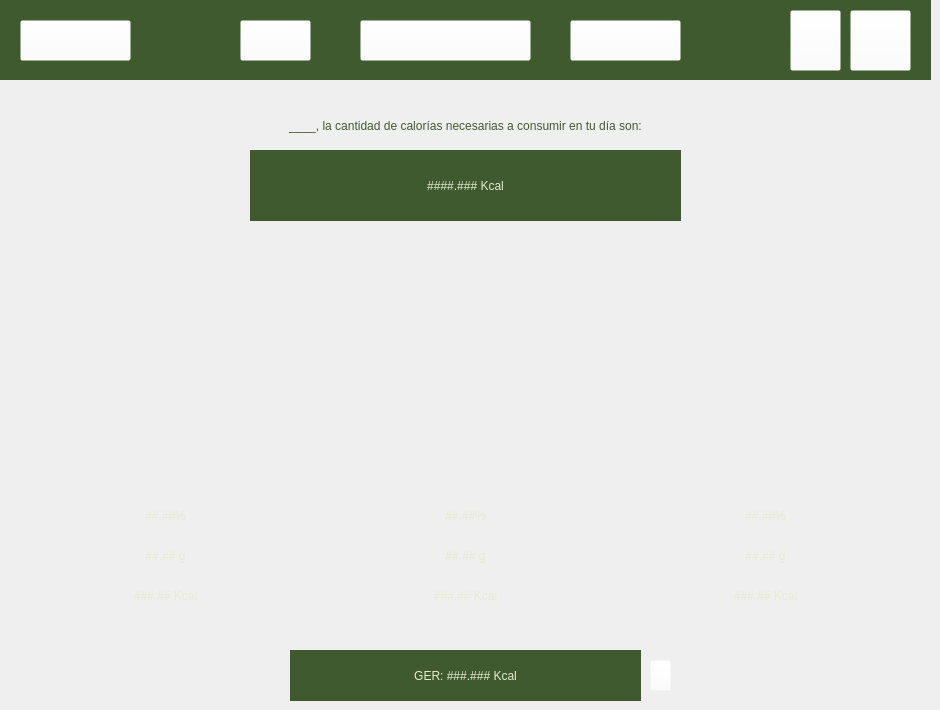
    <widget class="QWidget" name="page_4">
     <widget class="QWidget" name="widget_6" native="true">
      <property name="geometry">
       <rect>
        <x>0</x>
        <y>0</y>
        <width>931</width>
        <height>80</height>
       </rect>
      </property>
      <property name="styleSheet">
       <string notr="true">background-color: rgb(64, 90, 47);</string>
      </property>
      <widget class="QLabel" name="label_20">
       <property name="geometry">
        <rect>
         <x>240</x>
         <y>20</y>
         <width>71</width>
         <height>41</height>
        </rect>
       </property>
       <property name="text">
        <string/>
       </property>
       <property name="pixmap">
        <pixmap>imc_FotoN.png</pixmap>
       </property>
       <property name="scaledContents">
        <bool>true</bool>
       </property>
      </widget>
      <widget class="QPushButton" name="pushButton_perfil_2">
       <property name="geometry">
        <rect>
         <x>790</x>
         <y>10</y>
         <width>51</width>
         <height>61</height>
        </rect>
       </property>
       <property name="cursor">
        <cursorShape>PointingHandCursor</cursorShape>
       </property>
       <property name="styleSheet">
        <string notr="true">background-color: rgba(255, 255, 255, 0);</string>
       </property>
       <property name="text">
        <string/>
       </property>
       <property name="icon">
        <iconset>
         <normaloff>user.png</normaloff>user.png</iconset>
       </property>
       <property name="iconSize">
        <size>
         <width>50</width>
         <height>50</height>
        </size>
       </property>
      </widget>
      <widget class="QPushButton" name="pushButton_logout_2">
       <property name="geometry">
        <rect>
         <x>850</x>
         <y>10</y>
         <width>61</width>
         <height>61</height>
        </rect>
       </property>
       <property name="cursor">
        <cursorShape>PointingHandCursor</cursorShape>
       </property>
       <property name="styleSheet">
        <string notr="true">background-color: rgba(255, 255, 255, 0);</string>
       </property>
       <property name="text">
        <string/>
       </property>
       <property name="icon">
        <iconset>
         <normaloff>logout.png</normaloff>logout.png</iconset>
       </property>
       <property name="iconSize">
        <size>
         <width>50</width>
         <height>50</height>
        </size>
       </property>
      </widget>
      <widget class="QLabel" name="label_21">
       <property name="geometry">
        <rect>
         <x>20</x>
         <y>20</y>
         <width>111</width>
         <height>41</height>
        </rect>
       </property>
       <property name="text">
        <string/>
       </property>
       <property name="pixmap">
        <pixmap>ufit.png</pixmap>
       </property>
       <property name="scaledContents">
        <bool>true</bool>
       </property>
      </widget>
      <widget class="QLabel" name="label_22">
       <property name="geometry">
        <rect>
         <x>360</x>
         <y>20</y>
         <width>171</width>
         <height>41</height>
        </rect>
       </property>
       <property name="text">
        <string/>
       </property>
       <property name="pixmap">
        <pixmap>macros_foto.png</pixmap>
       </property>
       <property name="scaledContents">
        <bool>true</bool>
       </property>
      </widget>
      <widget class="QLabel" name="label_23">
       <property name="geometry">
        <rect>
         <x>570</x>
         <y>20</y>
         <width>111</width>
         <height>41</height>
        </rect>
       </property>
       <property name="text">
        <string/>
       </property>
       <property name="pixmap">
        <pixmap>mas_info.png</pixmap>
       </property>
       <property name="scaledContents">
        <bool>true</bool>
       </property>
      </widget>
      <widget class="QPushButton" name="pushButton_barra_imc_2">
       <property name="geometry">
        <rect>
         <x>240</x>
         <y>20</y>
         <width>71</width>
         <height>41</height>
        </rect>
       </property>
       <property name="cursor">
        <cursorShape>PointingHandCursor</cursorShape>
       </property>
       <property name="styleSheet">
        <string notr="true">background-color: rgba(255, 255, 255, 0);</string>
       </property>
       <property name="text">
        <string/>
       </property>
      </widget>
      <widget class="QPushButton" name="pushButton_barra_macros_2">
       <property name="geometry">
        <rect>
         <x>360</x>
         <y>20</y>
         <width>171</width>
         <height>41</height>
        </rect>
       </property>
       <property name="cursor">
        <cursorShape>PointingHandCursor</cursorShape>
       </property>
       <property name="styleSheet">
        <string notr="true">background-color: rgba(255, 255, 255, 0);</string>
       </property>
       <property name="text">
        <string/>
       </property>
      </widget>
      <widget class="QPushButton" name="pushButton_barra_info_2">
       <property name="geometry">
        <rect>
         <x>570</x>
         <y>20</y>
         <width>111</width>
         <height>41</height>
        </rect>
       </property>
       <property name="cursor">
        <cursorShape>PointingHandCursor</cursorShape>
       </property>
       <property name="styleSheet">
        <string notr="true">background-color: rgba(255, 255, 255, 0);</string>
       </property>
       <property name="text">
        <string/>
       </property>
      </widget>
      <widget class="QPushButton" name="pushButton_home_2">
       <property name="geometry">
        <rect>
         <x>20</x>
         <y>20</y>
         <width>111</width>
         <height>41</height>
        </rect>
       </property>
       <property name="cursor">
        <cursorShape>PointingHandCursor</cursorShape>
       </property>
       <property name="styleSheet">
        <string notr="true">background-color: rgba(255, 255, 255, 0);</string>
       </property>
       <property name="text">
        <string/>
       </property>
      </widget>
     </widget>
     <widget class="QLabel" name="label_cal_dia">
      <property name="geometry">
       <rect>
        <x>20</x>
        <y>100</y>
        <width>891</width>
        <height>51</height>
       </rect>
      </property>
      <property name="styleSheet">
       <string notr="true">color: rgb(64, 90, 47);

font: 25pt &quot;Arial Rounded MT Bold&quot;;</string>
      </property>
      <property name="text">
       <string>____, la cantidad de calorías necesarias a consumir en tu día son:</string>
      </property>
      <property name="alignment">
       <set>Qt::AlignCenter</set>
      </property>
     </widget>
     <widget class="QLabel" name="label_cal_dia_valor">
      <property name="geometry">
       <rect>
        <x>250</x>
        <y>150</y>
        <width>431</width>
        <height>71</height>
       </rect>
      </property>
      <property name="styleSheet">
       <string notr="true">color: rgb(231, 234, 210);
background-color: rgb(64, 90, 47);
font: 60pt &quot;Arial Rounded MT Bold&quot;;</string>
      </property>
      <property name="text">
       <string>####.### Kcal</string>
      </property>
      <property name="alignment">
       <set>Qt::AlignCenter</set>
      </property>
     </widget>
     <widget class="QLabel" name="label_49">
      <property name="geometry">
       <rect>
        <x>80</x>
        <y>260</y>
        <width>171</width>
        <height>171</height>
       </rect>
      </property>
      <property name="styleSheet">
       <string notr="true">background-color: rgba(255, 255, 255, 0);</string>
      </property>
      <property name="text">
       <string/>
      </property>
      <property name="pixmap">
       <pixmap>proteina_icon.png</pixmap>
      </property>
      <property name="scaledContents">
       <bool>true</bool>
      </property>
     </widget>
     <widget class="QLabel" name="label_50">
      <property name="geometry">
       <rect>
        <x>380</x>
        <y>260</y>
        <width>171</width>
        <height>171</height>
       </rect>
      </property>
      <property name="styleSheet">
       <string notr="true">background-color: rgba(255, 255, 255, 0);</string>
      </property>
      <property name="text">
       <string/>
      </property>
      <property name="pixmap">
       <pixmap>lipidos_icon.png</pixmap>
      </property>
      <property name="scaledContents">
       <bool>true</bool>
      </property>
     </widget>
     <widget class="QLabel" name="label_51">
      <property name="geometry">
       <rect>
        <x>680</x>
        <y>260</y>
        <width>171</width>
        <height>171</height>
       </rect>
      </property>
      <property name="styleSheet">
       <string notr="true">background-color: rgba(255, 255, 255, 0);</string>
      </property>
      <property name="text">
       <string/>
      </property>
      <property name="pixmap">
       <pixmap>carb_icon.png</pixmap>
      </property>
      <property name="scaledContents">
       <bool>true</bool>
      </property>
     </widget>
     <widget class="QLabel" name="label_proteinas_porcentaje">
      <property name="geometry">
       <rect>
        <x>90</x>
        <y>500</y>
        <width>151</width>
        <height>31</height>
       </rect>
      </property>
      <property name="styleSheet">
       <string notr="true">color: rgb(231, 234, 210);
font: 25pt &quot;Arial Rounded MT Bold&quot;;</string>
      </property>
      <property name="text">
       <string>##.##%</string>
      </property>
      <property name="alignment">
       <set>Qt::AlignCenter</set>
      </property>
     </widget>
     <widget class="QLabel" name="label_52">
      <property name="geometry">
       <rect>
        <x>60</x>
        <y>440</y>
        <width>211</width>
        <height>51</height>
       </rect>
      </property>
      <property name="text">
       <string/>
      </property>
      <property name="pixmap">
       <pixmap>proteina_texto.png</pixmap>
      </property>
      <property name="scaledContents">
       <bool>true</bool>
      </property>
     </widget>
     <widget class="QLabel" name="label_proteinas_gramos">
      <property name="geometry">
       <rect>
        <x>90</x>
        <y>540</y>
        <width>151</width>
        <height>31</height>
       </rect>
      </property>
      <property name="styleSheet">
       <string notr="true">color: rgb(231, 234, 210);
font: 25pt &quot;Arial Rounded MT Bold&quot;;</string>
      </property>
      <property name="text">
       <string>##.## g</string>
      </property>
      <property name="alignment">
       <set>Qt::AlignCenter</set>
      </property>
     </widget>
     <widget class="QLabel" name="label_proteinas_cal">
      <property name="geometry">
       <rect>
        <x>70</x>
        <y>580</y>
        <width>191</width>
        <height>31</height>
       </rect>
      </property>
      <property name="styleSheet">
       <string notr="true">color: rgb(231, 234, 210);
font: 25pt &quot;Arial Rounded MT Bold&quot;;</string>
      </property>
      <property name="text">
       <string>###.## Kcal</string>
      </property>
      <property name="alignment">
       <set>Qt::AlignCenter</set>
      </property>
     </widget>
     <widget class="QLabel" name="label_53">
      <property name="geometry">
       <rect>
        <x>310</x>
        <y>450</y>
        <width>311</width>
        <height>41</height>
       </rect>
      </property>
      <property name="text">
       <string/>
      </property>
      <property name="pixmap">
       <pixmap>carb_texto.png</pixmap>
      </property>
      <property name="scaledContents">
       <bool>true</bool>
      </property>
     </widget>
     <widget class="QLabel" name="label_carb_porcentaje">
      <property name="geometry">
       <rect>
        <x>390</x>
        <y>500</y>
        <width>151</width>
        <height>31</height>
       </rect>
      </property>
      <property name="styleSheet">
       <string notr="true">color: rgb(231, 234, 210);
font: 25pt &quot;Arial Rounded MT Bold&quot;;</string>
      </property>
      <property name="text">
       <string>##.##%</string>
      </property>
      <property name="alignment">
       <set>Qt::AlignCenter</set>
      </property>
     </widget>
     <widget class="QLabel" name="label_carb_gramos">
      <property name="geometry">
       <rect>
        <x>390</x>
        <y>540</y>
        <width>151</width>
        <height>31</height>
       </rect>
      </property>
      <property name="styleSheet">
       <string notr="true">color: rgb(231, 234, 210);
font: 25pt &quot;Arial Rounded MT Bold&quot;;</string>
      </property>
      <property name="text">
       <string>##.## g</string>
      </property>
      <property name="alignment">
       <set>Qt::AlignCenter</set>
      </property>
     </widget>
     <widget class="QLabel" name="label_carb_cal">
      <property name="geometry">
       <rect>
        <x>370</x>
        <y>580</y>
        <width>191</width>
        <height>31</height>
       </rect>
      </property>
      <property name="styleSheet">
       <string notr="true">color: rgb(231, 234, 210);
font: 25pt &quot;Arial Rounded MT Bold&quot;;</string>
      </property>
      <property name="text">
       <string>###.## Kcal</string>
      </property>
      <property name="alignment">
       <set>Qt::AlignCenter</set>
      </property>
     </widget>
     <widget class="QLabel" name="label_54">
      <property name="geometry">
       <rect>
        <x>680</x>
        <y>440</y>
        <width>171</width>
        <height>51</height>
       </rect>
      </property>
      <property name="text">
       <string/>
      </property>
      <property name="pixmap">
       <pixmap>lipidos_texto.png</pixmap>
      </property>
      <property name="scaledContents">
       <bool>true</bool>
      </property>
     </widget>
     <widget class="QLabel" name="label_lipidos_porcentaje">
      <property name="geometry">
       <rect>
        <x>690</x>
        <y>500</y>
        <width>151</width>
        <height>31</height>
       </rect>
      </property>
      <property name="styleSheet">
       <string notr="true">color: rgb(231, 234, 210);
font: 25pt &quot;Arial Rounded MT Bold&quot;;</string>
      </property>
      <property name="text">
       <string>##.##%</string>
      </property>
      <property name="alignment">
       <set>Qt::AlignCenter</set>
      </property>
     </widget>
     <widget class="QLabel" name="label_lipidos_gramos">
      <property name="geometry">
       <rect>
        <x>690</x>
        <y>540</y>
        <width>151</width>
        <height>31</height>
       </rect>
      </property>
      <property name="styleSheet">
       <string notr="true">color: rgb(231, 234, 210);
font: 25pt &quot;Arial Rounded MT Bold&quot;;</string>
      </property>
      <property name="text">
       <string>##.## g</string>
      </property>
      <property name="alignment">
       <set>Qt::AlignCenter</set>
      </property>
     </widget>
     <widget class="QLabel" name="label_lipidos_cal">
      <property name="geometry">
       <rect>
        <x>670</x>
        <y>580</y>
        <width>191</width>
        <height>31</height>
       </rect>
      </property>
      <property name="styleSheet">
       <string notr="true">color: rgb(231, 234, 210);
font: 25pt &quot;Arial Rounded MT Bold&quot;;</string>
      </property>
      <property name="text">
       <string>###.## Kcal</string>
      </property>
      <property name="alignment">
       <set>Qt::AlignCenter</set>
      </property>
     </widget>
     <widget class="QLabel" name="label_ger_valor">
      <property name="geometry">
       <rect>
        <x>290</x>
        <y>650</y>
        <width>351</width>
        <height>51</height>
       </rect>
      </property>
      <property name="styleSheet">
       <string notr="true">color: rgb(231, 234, 210);
background-color: rgb(64, 90, 47);
font: 30pt &quot;Arial Rounded MT Bold&quot;;</string>
      </property>
      <property name="text">
       <string>GER: ###.### Kcal</string>
      </property>
      <property name="alignment">
       <set>Qt::AlignCenter</set>
      </property>
     </widget>
     <widget class="QPushButton" name="pushButton_info_ger">
      <property name="geometry">
       <rect>
        <x>650</x>
        <y>660</y>
        <width>21</width>
        <height>31</height>
       </rect>
      </property>
      <property name="cursor">
       <cursorShape>PointingHandCursor</cursorShape>
      </property>
      <property name="styleSheet">
       <string notr="true">background-color: rgba(255, 255, 255, 0);</string>
      </property>
      <property name="text">
       <string/>
      </property>
      <property name="icon">
       <iconset>
        <normaloff>info.png</normaloff>info.png</iconset>
      </property>
      <property name="iconSize">
       <size>
        <width>20</width>
        <height>50</height>
       </size>
      </property>
     </widget>
    </widget>
